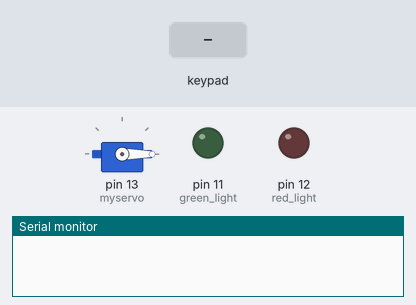
A sketch run on a simulated Arduino Uno, built with avr-gcc and run on an emulated ATmega328P. Parts: servo, output pins drawn as LEDs (lit = HIGH), the last lines printed to the serial monitor. The test bench sets the inputs (shaded band).

Above: at 1.4 s.
1.5 s: key '*' pressed
At 1.9 s:
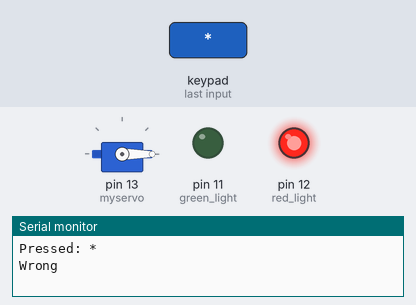
3.5 s: keypad keys 2 4 6 8 * pressed 0.4 s apart
At 5.5 s:
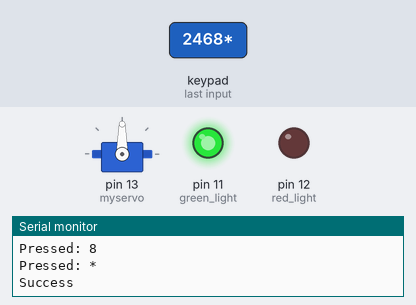
Timing chart, 0 to 7.1 s (numbered marks = the images above; inputs shaded):
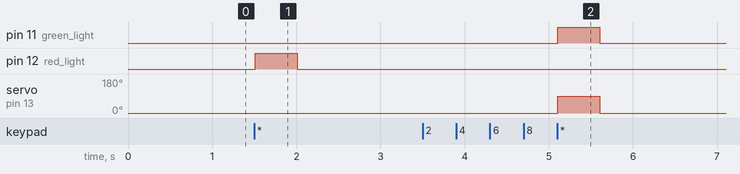

The sketch:

_24_Keypad_Entry_System.ino
```cpp
#include <Password.h>
#include <Keypad.h>
#include <Servo.h>

Servo myservo;
Password password = Password( "2468" );

const byte ROWS = 4; // Four rows
const byte COLS = 4; //  columns
// Define the Keymap
char keys[ROWS][COLS] = {
  {'1','2','3','A'},
  {'4','5','6','B'},
  {'7','8','9','C'},
  {'*','0','#','D'}
};
byte rowPins[ROWS] = { 9,8,7,6 };
// Connect keypad ROW0, ROW1, ROW2 and ROW3 to these Arduino pins.
byte colPins[COLS] = { 5,4,3,2, };
// Connect keypad COL0, COL1 and COL2 to these Arduino pins.
// Create the Keypad
Keypad keypad = Keypad( makeKeymap(keys), rowPins, colPins, ROWS, COLS );
void setup(){
  Serial.begin(9600);
    delay(200);
  pinMode(11, OUTPUT);  //green light
  pinMode(12, OUTPUT);  //red light
  myservo.attach(13); //servo on digital pin 13
  keypad.addEventListener(keypadEvent);
  //add an event listener for this keypad
}
void loop(){
  keypad.getKey();
  myservo.write(0);
}
void keypadEvent(KeypadEvent eKey){
  switch (keypad.getState()){
    case PRESSED:
	Serial.print("Pressed: ");
	Serial.println(eKey);
	switch (eKey){
	  case '*': checkPassword(); break;
	  case '#': password.reset(); break;
	  default: password.append(eKey);
     }
  }
}
void checkPassword(){
  if (password.evaluate()){
    Serial.println("Success");
    //Add code to run if it works
    myservo.write(90); //servo movement 90
    digitalWrite(11, HIGH);//turn on
    delay(500); //wait 5 seconds
    digitalWrite(11, LOW);// turn off
  }else{
    Serial.println("Wrong");
    //add code to run if it did not work
    myservo.write(0);
    digitalWrite(12, HIGH); //turn on
    delay(500); //wait 5 seconds
    digitalWrite(12, LOW);//turn off
  }
}
```

Measured:
- after the input at 1.5 s, pin 12 (red_light): LOW → HIGH at once, → LOW 0.50 s later
- after the input at 3.5 s, pin 11 (green_light): LOW → HIGH after 1.6 s, → LOW 0.50 s later; servo on pin 13 (myservo): 0° → 90° after 1.6 s, → 0° 0.50 s later
